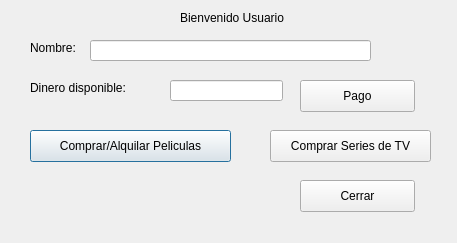
<?xml version="1.0" encoding="UTF-8"?>
<ui version="4.0">
 <class>Usuario</class>
 <widget class="QDialog" name="Usuario">
  <property name="geometry">
   <rect>
    <x>0</x>
    <y>0</y>
    <width>457</width>
    <height>243</height>
   </rect>
  </property>
  <property name="windowTitle">
   <string>Dialog</string>
  </property>
  <widget class="QLabel" name="label">
   <property name="geometry">
    <rect>
     <x>180</x>
     <y>10</y>
     <width>131</width>
     <height>16</height>
    </rect>
   </property>
   <property name="text">
    <string>Bienvenido Usuario</string>
   </property>
  </widget>
  <widget class="QLabel" name="label_2">
   <property name="geometry">
    <rect>
     <x>30</x>
     <y>40</y>
     <width>59</width>
     <height>16</height>
    </rect>
   </property>
   <property name="text">
    <string>Nombre:</string>
   </property>
  </widget>
  <widget class="QLineEdit" name="lineEdit">
   <property name="enabled">
    <bool>true</bool>
   </property>
   <property name="geometry">
    <rect>
     <x>90</x>
     <y>40</y>
     <width>281</width>
     <height>21</height>
    </rect>
   </property>
   <property name="readOnly">
    <bool>true</bool>
   </property>
  </widget>
  <widget class="QLabel" name="label_6">
   <property name="geometry">
    <rect>
     <x>30</x>
     <y>80</y>
     <width>111</width>
     <height>16</height>
    </rect>
   </property>
   <property name="text">
    <string>Dinero disponible:</string>
   </property>
  </widget>
  <widget class="QLineEdit" name="lineEdit_2">
   <property name="geometry">
    <rect>
     <x>170</x>
     <y>80</y>
     <width>113</width>
     <height>21</height>
    </rect>
   </property>
   <property name="readOnly">
    <bool>true</bool>
   </property>
  </widget>
  <widget class="QPushButton" name="pushButton">
   <property name="geometry">
    <rect>
     <x>30</x>
     <y>130</y>
     <width>201</width>
     <height>32</height>
    </rect>
   </property>
   <property name="text">
    <string>Comprar/Alquilar Peliculas</string>
   </property>
  </widget>
  <widget class="QPushButton" name="pushButton_2">
   <property name="geometry">
    <rect>
     <x>270</x>
     <y>130</y>
     <width>161</width>
     <height>32</height>
    </rect>
   </property>
   <property name="text">
    <string>Comprar Series de TV</string>
   </property>
  </widget>
  <widget class="QPushButton" name="pushButton_3">
   <property name="geometry">
    <rect>
     <x>300</x>
     <y>80</y>
     <width>115</width>
     <height>32</height>
    </rect>
   </property>
   <property name="text">
    <string>Pago</string>
   </property>
  </widget>
  <widget class="QPushButton" name="pushButton_4">
   <property name="geometry">
    <rect>
     <x>300</x>
     <y>180</y>
     <width>115</width>
     <height>32</height>
    </rect>
   </property>
   <property name="text">
    <string>Cerrar</string>
   </property>
  </widget>
 </widget>
 <resources/>
 <connections/>
</ui>
